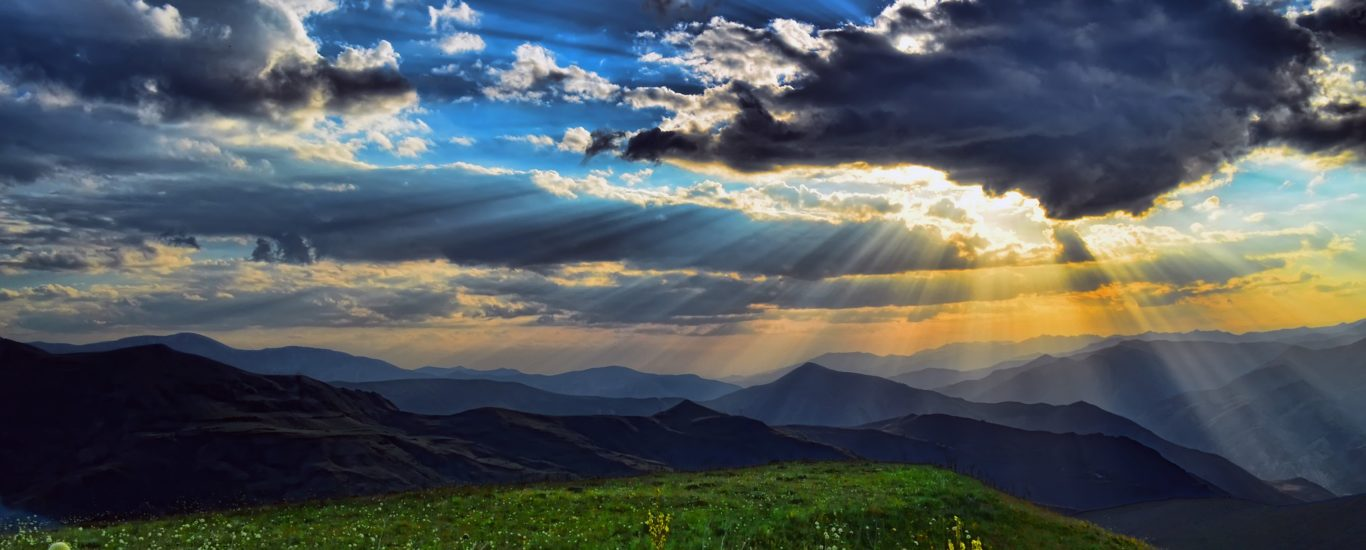
#> input picture Sample/Files/naturesample.jpg, 1366 x 550 px
$ python Hits_Standardisation.py
#> lines starting #> are read from the running program, lines starting #| are printed output that depends on the picture; long printed decimals are rounded
import cv2
import numpy as np
import matplotlib.pyplot as plt


img = cv2.imread('naturesample.jpg',0)
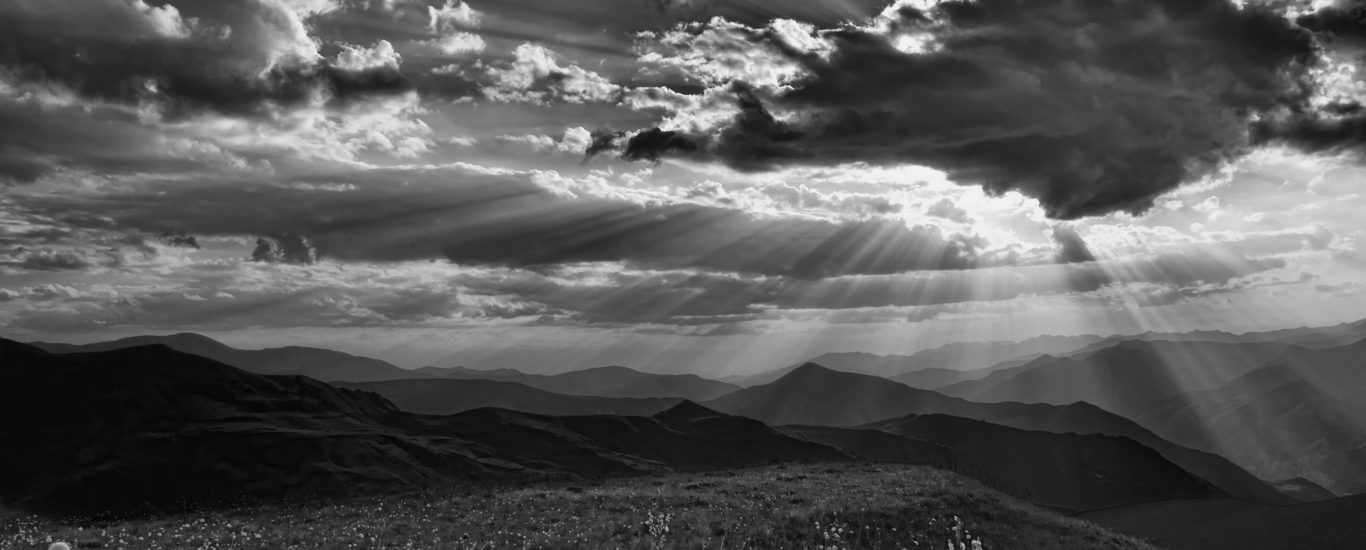
#> img: shape (550, 1366); min 0, max 255, mean 87.9
cv2.imshow('fig1',img)

print(np.mean(img))
#| 87.935
print(np.std(img))
#| 56.526

histogram = [0]*256

width,height = img.shape[:2]
#> width = 550; height = 1366

for y in range(height):
    for x in range(width):
        loc = int(img[x,y])
        histogram[loc]+=1
#> after the loop, histogram = 256 values, max 11630 at index 10, min 0 at index 251, mean 2934.8

histogram = (histogram - np.mean(histogram))/np.std(histogram)
#> histogram = 256 values, max 4.09 at index 10, min -1.38 at index 251, mean 0

cv2.imshow('fig2',img)

plt.plot(histogram)
plt.show()
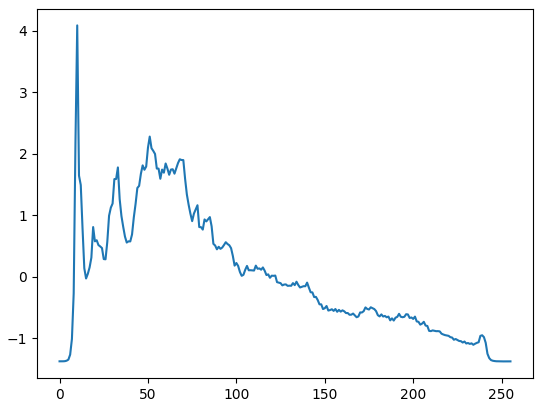
#> figure drawn by matplotlib, 1 panel; curve peaks at x = 10, y = 4.09

$ run again, with Sample/Files/Equ own img1.PNG saved as Sample/Files/naturesample.jpg
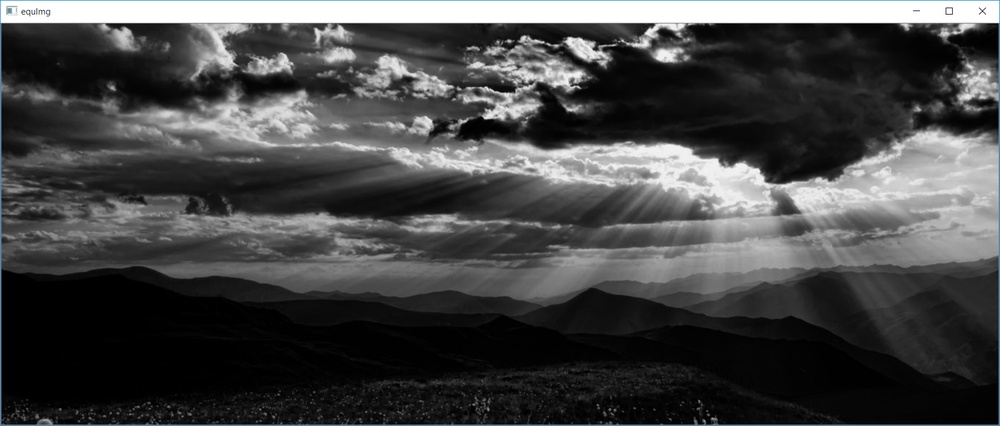
#> input picture Sample/Files/Equ own img1.PNG, 1000 x 426 px, shrunk from 1712 x 730 before the run
#| 70.105
#| 72.891
#> after the loop `for y in range(height):`: histogram = 256 values, max 24907 at index 0, min 4 at index 247, mean 1664.1
#> `histogram = (histogram - np.mean(histogram))/np.std(histogram)`: histogram = 256 values, max 9.7 at index 0, min -0.693 at index 247, mean 0
#> `plt.show()`:
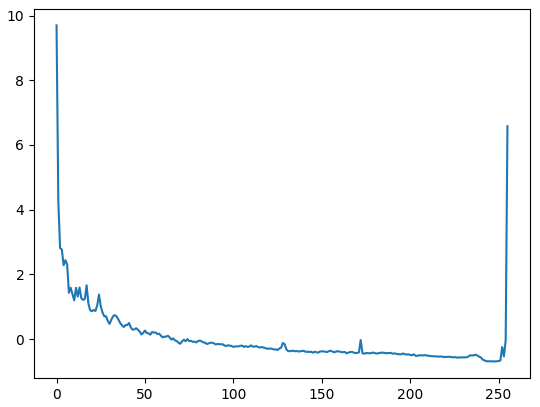
#> figure drawn by matplotlib, 1 panel; curve peaks at x = 0, y = 9.7

$ run again, with Sample/Files/Equ own img2.PNG saved as Sample/Files/naturesample.jpg
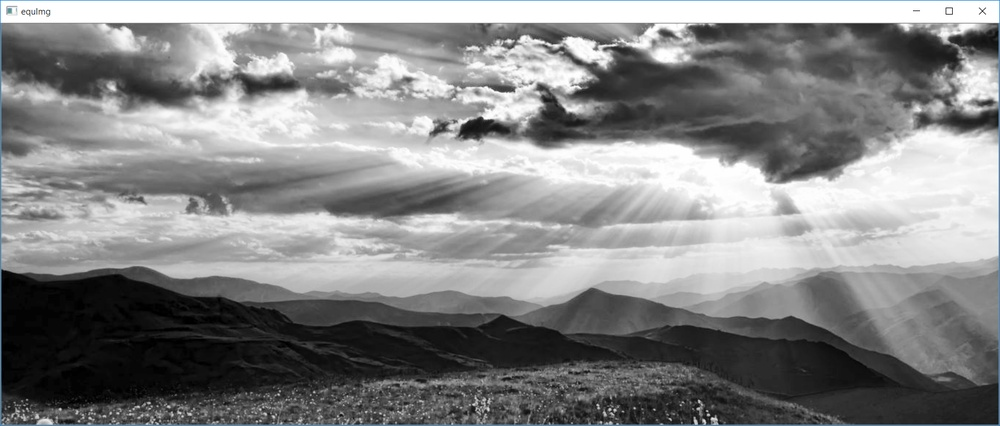
#> input picture Sample/Files/Equ own img2.PNG, 1000 x 426 px, shrunk from 1712 x 730 before the run
#| 134.272
#| 76.137
#> after the loop `for y in range(height):`: histogram = 256 values, max 17942 at index 255, min 535 at index 0, mean 1664.1
#> `histogram = (histogram - np.mean(histogram))/np.std(histogram)`: histogram = 256 values, max 15.56 at index 255, min -1.08 at index 0, mean -6.94e-18
#> `plt.show()`:
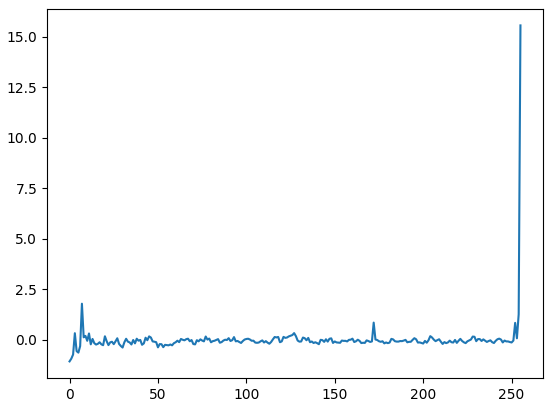
#> figure drawn by matplotlib, 1 panel; curve peaks at x = 255, y = 15.56
